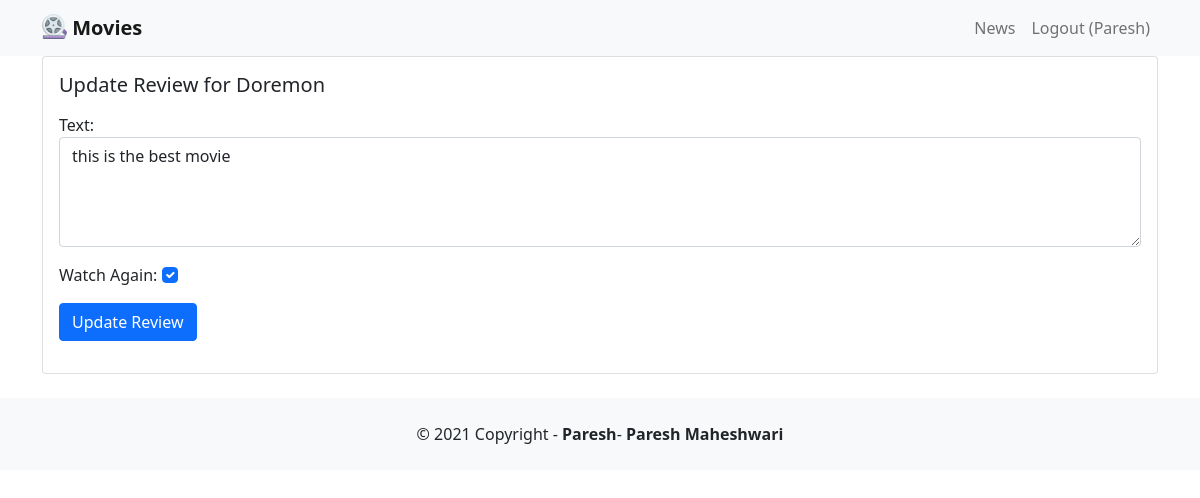
The page /movie/review/1 (signed in) on the database its author committed.
### movie/models.py (models this page shows, shortened)
class Review(models.Model):
    text = models.CharField(max_length=100)
    date = models.DateTimeField(auto_now_add=True)
    user =models.ForeignKey(User,on_delete=models.CASCADE)
    movie =models.ForeignKey(Movie,on_delete=models.CASCADE)
    watchAgain = models.BooleanField()

class Movie(models.Model):
    title = models.CharField(max_length=100)
    description = models.CharField(max_length=250)
    image = models.ImageField(upload_to='movie/images/')
    url = models.URLField(blank=True)

### movie/views.py (the view, shortened to what this page needs)
# urls.py: path('review/<int:review_id>', views.updatereview,name='updatereview'),
@login_required
def updatereview(request, review_id):
    review =get_object_or_404(Review,pk=review_id,user=request.user)
    if request.method =='GET':
        form = ReviewForm(instance=review)
        return render(request, 'updatereview.html',{'review': review, 'form': form})

### movie/forms.py
class ReviewForm(ModelForm):
    def __init__(self, *args, **kwargs):
        super(ModelForm, self).__init__(*args, **kwargs)
        self.fields['text'].widget.attrs.update({'class': 'form-control'})
        self.fields['watchAgain'].widget.attrs.update({'class': 'form-check-input'})
    class Meta:
        model = Review
        fields = ['text','watchAgain']
        labels = {'watchAgain': ('Watch Again')}
        widgets = {'text': Textarea(attrs={'rows': 4}),}

### templates/updatereview.html (shortened to what this page needs)
{% extends 'base.html' %}
{% block content %}
<div class="card mb-3">
<div class="row g-0">
<div>
<div class="card-body">
<h5 class="card-title">Update Review for {{ review.movie.title }}</h5>
<p class="card-text">
<form method="POST">
{{ form.as_p }}
<button type="submit" class="btn btn-primary">Update Review</button>
</form>
</p>
</div>
</div>
</div>
</div>
{% endblock content %}

### templates/base.html (shortened to what this page needs)
<!DOCTYPE html>
<html lang="en">
  <head>
    <link rel="stylesheet" href="/static/css/bootstrap.css" />
  </head>
  {% load static %}
  <nav class="navbar navbar-expand-lg navbar-light bg-light">
    <div class="container">
      <a class="navbar-brand" href="{% url 'home' %}">
        <img src="/static/images/logo.png" alt="" width="25" class="d-inline-block align-text-top"/> <b> Movies </b></a>
      <div class="collapse navbar-collapse" id="navbarNavAltMarkup">
        <div class="navbar-nav ms-auto">
          <li class="nav-item">
            <a class="nav-link" href="{% url 'news'%}">News</a>
          </li>
          {% if user.is_authenticated %}
          <li class="nav-item">
            <a class="nav-link" href="{% url 'logoutaccount'%}">Logout ({{ user.username }})</a>
          </li>
          {% endif %}
        </div>
      </div>
    </div>
  </nav>
  <div class="container">
      {% block content %} {% endblock content %}
  </div>
  <footer class="text-center text-lg-start bg-light textmuted mt-4">
    <div class="text-center p-4">
      © 2021 Copyright -
      <a class="text-reset fw-bold text-decoration-none" target="_blank" href="#">Paresh</a>-<a class="text-reset fw-bold text-decoration-none" target="_blank" href="#">
        Paresh Maheshwari
      </a>
    </div>
  </footer>
</html>

### rows shown on the page
Review: movie "Doremon", text "this is the best movie", watchAgain "☑"

### other values the page prints
{{ user.username }} "Paresh"
